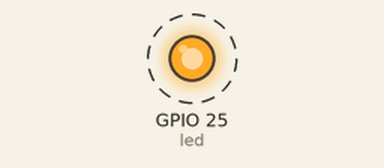
Simulated run of this program. Board: Raspberry Pi (BCM pin numbers). Parts: output pins drawn as LEDs (lit = HIGH). Dashed ring = blinking. Web requests get an empty 200 reply after 0.4 s; what the program prints to the terminal is not drawn.

Above: at 1.3 s.
Timing chart, 0 to 5.4 s (numbered marks = the images above):
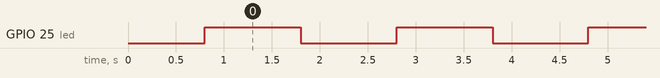

The program:

subway-map.py
```python
import gpiozero as gp
import requests
from time import sleep

led = gp.LED(25)

def get_mari_train_time():
    r = requests.get('https://train-times-mta.herokuapp.com/mari-train-time')
    print(r.text)

def get_train_times(line, station, direction):
    url = 'https://train-times-mta.herokuapp.com/next-train-times/%s/%s/%s' % (line,station,direction)
    r = requests.get(url)
    print(r.text)

def get_all_stops():
    print('Start get_all_stops')


def get_all_train_times():
    print('Start get_all_train_times')

def test_light():
    while True:
        led.on()
        sleep(1)
        led.off()
        sleep(1)

get_mari_train_time()
get_train_times('A', 'A46', 'N')
test_light()
```

Measured:
- by itself, GPIO 25 (led): alternates HIGH for 1.0 s and LOW for 1.0 s
